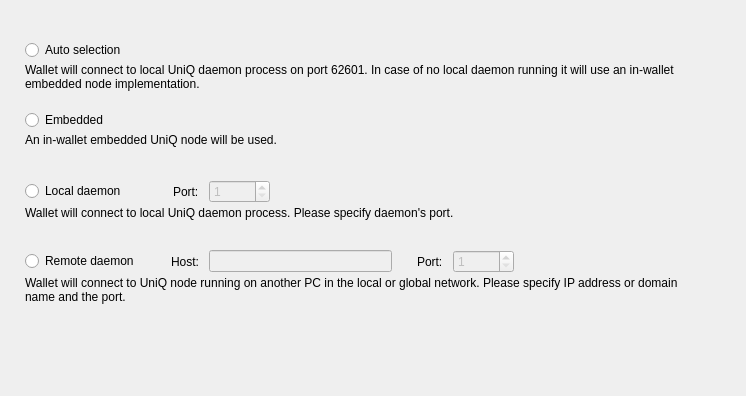
<?xml version="1.0" encoding="UTF-8"?>
<ui version="4.0">
 <class>ConnectionOptionsFrame</class>
 <widget class="QFrame" name="ConnectionOptionsFrame">
  <property name="geometry">
   <rect>
    <x>0</x>
    <y>0</y>
    <width>746</width>
    <height>396</height>
   </rect>
  </property>
  <property name="windowTitle">
   <string>Frame</string>
  </property>
  <property name="frameShape">
   <enum>QFrame::NoFrame</enum>
  </property>
  <property name="frameShadow">
   <enum>QFrame::Raised</enum>
  </property>
  <layout class="QVBoxLayout" name="verticalLayout_5">
   <property name="spacing">
    <number>0</number>
   </property>
   <property name="leftMargin">
    <number>25</number>
   </property>
   <property name="topMargin">
    <number>40</number>
   </property>
   <property name="rightMargin">
    <number>49</number>
   </property>
   <item>
    <widget class="QWidget" name="widget" native="true">
     <property name="sizePolicy">
      <sizepolicy hsizetype="Preferred" vsizetype="Fixed">
       <horstretch>0</horstretch>
       <verstretch>0</verstretch>
      </sizepolicy>
     </property>
     <property name="minimumSize">
      <size>
       <width>0</width>
       <height>70</height>
      </size>
     </property>
     <property name="maximumSize">
      <size>
       <width>16777215</width>
       <height>70</height>
      </size>
     </property>
     <layout class="QVBoxLayout" name="verticalLayout" stretch="0,1">
      <property name="spacing">
       <number>3</number>
      </property>
      <property name="leftMargin">
       <number>0</number>
      </property>
      <property name="topMargin">
       <number>0</number>
      </property>
      <property name="rightMargin">
       <number>0</number>
      </property>
      <property name="bottomMargin">
       <number>0</number>
      </property>
      <item>
       <widget class="QRadioButton" name="m_autoRadio">
        <property name="text">
         <string>Auto selection</string>
        </property>
        <attribute name="buttonGroup">
         <string notr="true">m_connectionButtonGroup</string>
        </attribute>
       </widget>
      </item>
      <item alignment="Qt::AlignTop">
       <widget class="WalletGui::WalletSmallGrayTextLabel" name="m_autoHelperLabel">
        <property name="text">
         <string>Wallet will connect to local UniQ daemon process on port 62601. In case of no local daemon running it will use an in-wallet embedded node implementation.</string>
        </property>
        <property name="alignment">
         <set>Qt::AlignLeading|Qt::AlignLeft|Qt::AlignTop</set>
        </property>
        <property name="wordWrap">
         <bool>true</bool>
        </property>
        <property name="indent">
         <number>0</number>
        </property>
       </widget>
      </item>
     </layout>
    </widget>
   </item>
   <item>
    <widget class="QWidget" name="widget_2" native="true">
     <property name="sizePolicy">
      <sizepolicy hsizetype="Preferred" vsizetype="Fixed">
       <horstretch>0</horstretch>
       <verstretch>0</verstretch>
      </sizepolicy>
     </property>
     <property name="minimumSize">
      <size>
       <width>0</width>
       <height>70</height>
      </size>
     </property>
     <property name="maximumSize">
      <size>
       <width>16777215</width>
       <height>70</height>
      </size>
     </property>
     <layout class="QVBoxLayout" name="verticalLayout_2" stretch="0,1">
      <property name="spacing">
       <number>3</number>
      </property>
      <property name="leftMargin">
       <number>0</number>
      </property>
      <property name="topMargin">
       <number>0</number>
      </property>
      <property name="rightMargin">
       <number>0</number>
      </property>
      <property name="bottomMargin">
       <number>0</number>
      </property>
      <item>
       <widget class="QRadioButton" name="m_embeddedRadio">
        <property name="text">
         <string>Embedded</string>
        </property>
        <attribute name="buttonGroup">
         <string notr="true">m_connectionButtonGroup</string>
        </attribute>
       </widget>
      </item>
      <item alignment="Qt::AlignTop">
       <widget class="WalletGui::WalletSmallGrayTextLabel" name="m_embeddedHelperLabel">
        <property name="text">
         <string>An in-wallet embedded UniQ node will be used.</string>
        </property>
        <property name="alignment">
         <set>Qt::AlignLeading|Qt::AlignLeft|Qt::AlignTop</set>
        </property>
        <property name="wordWrap">
         <bool>true</bool>
        </property>
        <property name="indent">
         <number>0</number>
        </property>
       </widget>
      </item>
     </layout>
    </widget>
   </item>
   <item>
    <widget class="QWidget" name="widget_3" native="true">
     <property name="sizePolicy">
      <sizepolicy hsizetype="Preferred" vsizetype="Fixed">
       <horstretch>0</horstretch>
       <verstretch>0</verstretch>
      </sizepolicy>
     </property>
     <property name="minimumSize">
      <size>
       <width>0</width>
       <height>70</height>
      </size>
     </property>
     <property name="maximumSize">
      <size>
       <width>16777215</width>
       <height>70</height>
      </size>
     </property>
     <layout class="QVBoxLayout" name="verticalLayout_3" stretch="0,1">
      <property name="spacing">
       <number>3</number>
      </property>
      <property name="leftMargin">
       <number>0</number>
      </property>
      <property name="topMargin">
       <number>0</number>
      </property>
      <property name="rightMargin">
       <number>0</number>
      </property>
      <property name="bottomMargin">
       <number>0</number>
      </property>
      <item>
       <layout class="QHBoxLayout" name="horizontalLayout">
        <property name="spacing">
         <number>10</number>
        </property>
        <item>
         <widget class="QRadioButton" name="m_localRadio">
          <property name="text">
           <string>Local daemon</string>
          </property>
          <attribute name="buttonGroup">
           <string notr="true">m_connectionButtonGroup</string>
          </attribute>
         </widget>
        </item>
        <item>
         <spacer name="horizontalSpacer">
          <property name="orientation">
           <enum>Qt::Horizontal</enum>
          </property>
          <property name="sizeType">
           <enum>QSizePolicy::Fixed</enum>
          </property>
          <property name="sizeHint" stdset="0">
           <size>
            <width>37</width>
            <height>20</height>
           </size>
          </property>
         </spacer>
        </item>
        <item>
         <widget class="QLabel" name="label">
          <property name="text">
           <string>Port:</string>
          </property>
         </widget>
        </item>
        <item alignment="Qt::AlignVCenter">
         <widget class="QSpinBox" name="m_localPortSpin">
          <property name="enabled">
           <bool>false</bool>
          </property>
          <property name="minimum">
           <number>1</number>
          </property>
          <property name="maximum">
           <number>65535</number>
          </property>
          <property name="value">
           <number>1</number>
          </property>
         </widget>
        </item>
        <item>
         <spacer name="horizontalSpacer_2">
          <property name="orientation">
           <enum>Qt::Horizontal</enum>
          </property>
          <property name="sizeHint" stdset="0">
           <size>
            <width>40</width>
            <height>20</height>
           </size>
          </property>
         </spacer>
        </item>
       </layout>
      </item>
      <item alignment="Qt::AlignTop">
       <widget class="WalletGui::WalletSmallGrayTextLabel" name="m_localHelperLabel">
        <property name="text">
         <string>Wallet will connect to local UniQ daemon process. Please specify daemon's port.</string>
        </property>
        <property name="alignment">
         <set>Qt::AlignLeading|Qt::AlignLeft|Qt::AlignTop</set>
        </property>
        <property name="wordWrap">
         <bool>true</bool>
        </property>
        <property name="indent">
         <number>0</number>
        </property>
       </widget>
      </item>
     </layout>
    </widget>
   </item>
   <item>
    <widget class="QWidget" name="widget_4" native="true">
     <property name="sizePolicy">
      <sizepolicy hsizetype="Preferred" vsizetype="Fixed">
       <horstretch>0</horstretch>
       <verstretch>0</verstretch>
      </sizepolicy>
     </property>
     <property name="minimumSize">
      <size>
       <width>0</width>
       <height>70</height>
      </size>
     </property>
     <property name="maximumSize">
      <size>
       <width>16777215</width>
       <height>70</height>
      </size>
     </property>
     <layout class="QVBoxLayout" name="verticalLayout_4" stretch="0,1">
      <property name="spacing">
       <number>3</number>
      </property>
      <property name="leftMargin">
       <number>0</number>
      </property>
      <property name="topMargin">
       <number>0</number>
      </property>
      <property name="rightMargin">
       <number>0</number>
      </property>
      <property name="bottomMargin">
       <number>0</number>
      </property>
      <item>
       <layout class="QHBoxLayout" name="horizontalLayout_2">
        <property name="spacing">
         <number>10</number>
        </property>
        <item>
         <widget class="QRadioButton" name="m_remoteRadio">
          <property name="text">
           <string>Remote daemon</string>
          </property>
          <attribute name="buttonGroup">
           <string notr="true">m_connectionButtonGroup</string>
          </attribute>
         </widget>
        </item>
        <item>
         <spacer name="horizontalSpacer_3">
          <property name="orientation">
           <enum>Qt::Horizontal</enum>
          </property>
          <property name="sizeType">
           <enum>QSizePolicy::Fixed</enum>
          </property>
          <property name="sizeHint" stdset="0">
           <size>
            <width>22</width>
            <height>20</height>
           </size>
          </property>
         </spacer>
        </item>
        <item>
         <widget class="QLabel" name="label_2">
          <property name="text">
           <string>Host:</string>
          </property>
         </widget>
        </item>
        <item>
         <widget class="QLineEdit" name="m_remoteHostEdit">
          <property name="enabled">
           <bool>false</bool>
          </property>
         </widget>
        </item>
        <item>
         <spacer name="horizontalSpacer_5">
          <property name="orientation">
           <enum>Qt::Horizontal</enum>
          </property>
          <property name="sizeType">
           <enum>QSizePolicy::Fixed</enum>
          </property>
          <property name="sizeHint" stdset="0">
           <size>
            <width>15</width>
            <height>20</height>
           </size>
          </property>
         </spacer>
        </item>
        <item>
         <widget class="QLabel" name="label_3">
          <property name="text">
           <string>Port:</string>
          </property>
         </widget>
        </item>
        <item alignment="Qt::AlignVCenter">
         <widget class="QSpinBox" name="m_remotePortSpin">
          <property name="enabled">
           <bool>false</bool>
          </property>
          <property name="minimum">
           <number>1</number>
          </property>
          <property name="maximum">
           <number>65535</number>
          </property>
          <property name="value">
           <number>1</number>
          </property>
         </widget>
        </item>
        <item>
         <spacer name="horizontalSpacer_4">
          <property name="orientation">
           <enum>Qt::Horizontal</enum>
          </property>
          <property name="sizeHint" stdset="0">
           <size>
            <width>40</width>
            <height>20</height>
           </size>
          </property>
         </spacer>
        </item>
       </layout>
      </item>
      <item alignment="Qt::AlignTop">
       <widget class="WalletGui::WalletSmallGrayTextLabel" name="m_remoteHelperLabel">
        <property name="text">
         <string>Wallet will connect to UniQ node running on another PC in the local or global network. Please specify IP address or domain name and the port.</string>
        </property>
        <property name="alignment">
         <set>Qt::AlignLeading|Qt::AlignLeft|Qt::AlignTop</set>
        </property>
        <property name="wordWrap">
         <bool>true</bool>
        </property>
        <property name="indent">
         <number>0</number>
        </property>
       </widget>
      </item>
     </layout>
    </widget>
   </item>
   <item>
    <spacer name="verticalSpacer">
     <property name="orientation">
      <enum>Qt::Vertical</enum>
     </property>
     <property name="sizeHint" stdset="0">
      <size>
       <width>665</width>
       <height>61</height>
      </size>
     </property>
    </spacer>
   </item>
  </layout>
 </widget>
 <customwidgets>
  <customwidget>
   <class>WalletGui::WalletSmallGrayTextLabel</class>
   <extends>QLabel</extends>
   <header>Gui/Common/WalletTextLabel.h</header>
  </customwidget>
 </customwidgets>
 <resources/>
 <connections>
  <connection>
   <sender>m_remoteHostEdit</sender>
   <signal>textChanged(QString)</signal>
   <receiver>ConnectionOptionsFrame</receiver>
   <slot>remoteHostNameChanged(QString)</slot>
   <hints>
    <hint type="sourcelabel">
     <x>390</x>
     <y>319</y>
    </hint>
    <hint type="destinationlabel">
     <x>372</x>
     <y>197</y>
    </hint>
   </hints>
  </connection>
  <connection>
   <sender>m_connectionButtonGroup</sender>
   <signal>buttonClicked(int)</signal>
   <receiver>ConnectionOptionsFrame</receiver>
   <slot>connectionButtonClicked(int)</slot>
   <hints>
    <hint type="sourcelabel">
     <x>-1</x>
     <y>-1</y>
    </hint>
    <hint type="destinationlabel">
     <x>372</x>
     <y>197</y>
    </hint>
   </hints>
  </connection>
  <connection>
   <sender>m_remoteRadio</sender>
   <signal>toggled(bool)</signal>
   <receiver>m_remoteHostEdit</receiver>
   <slot>setEnabled(bool)</slot>
   <hints>
    <hint type="sourcelabel">
     <x>88</x>
     <y>264</y>
    </hint>
    <hint type="destinationlabel">
     <x>312</x>
     <y>263</y>
    </hint>
   </hints>
  </connection>
  <connection>
   <sender>m_remoteRadio</sender>
   <signal>toggled(bool)</signal>
   <receiver>m_remotePortSpin</receiver>
   <slot>setEnabled(bool)</slot>
   <hints>
    <hint type="sourcelabel">
     <x>88</x>
     <y>264</y>
    </hint>
    <hint type="destinationlabel">
     <x>498</x>
     <y>263</y>
    </hint>
   </hints>
  </connection>
  <connection>
   <sender>m_localRadio</sender>
   <signal>toggled(bool)</signal>
   <receiver>m_localPortSpin</receiver>
   <slot>setEnabled(bool)</slot>
   <hints>
    <hint type="sourcelabel">
     <x>81</x>
     <y>194</y>
    </hint>
    <hint type="destinationlabel">
     <x>270</x>
     <y>193</y>
    </hint>
   </hints>
  </connection>
 </connections>
 <slots>
  <slot>remoteHostNameChanged(QString)</slot>
  <slot>connectionButtonClicked(int)</slot>
 </slots>
 <buttongroups>
  <buttongroup name="m_connectionButtonGroup"/>
 </buttongroups>
</ui>
